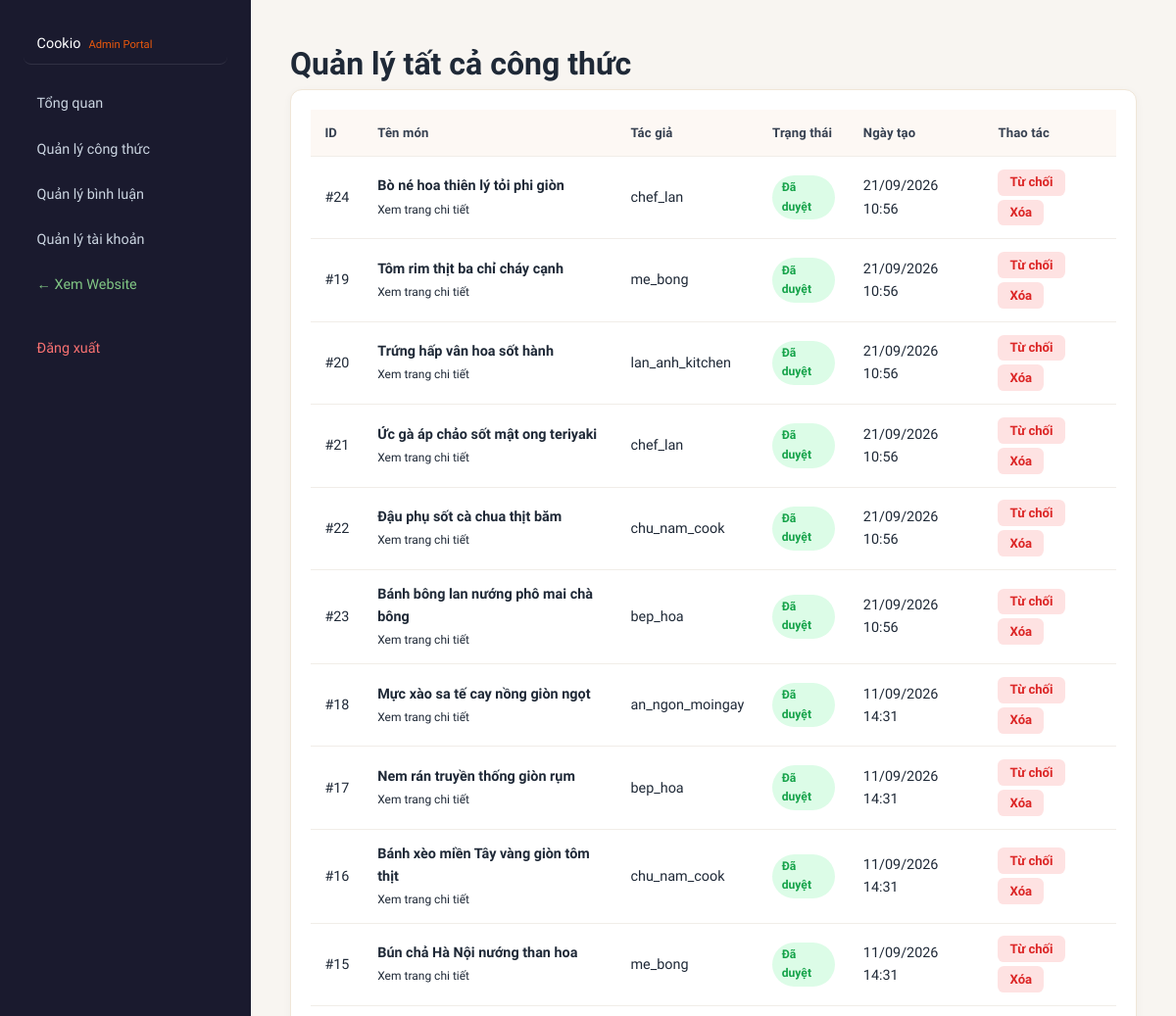
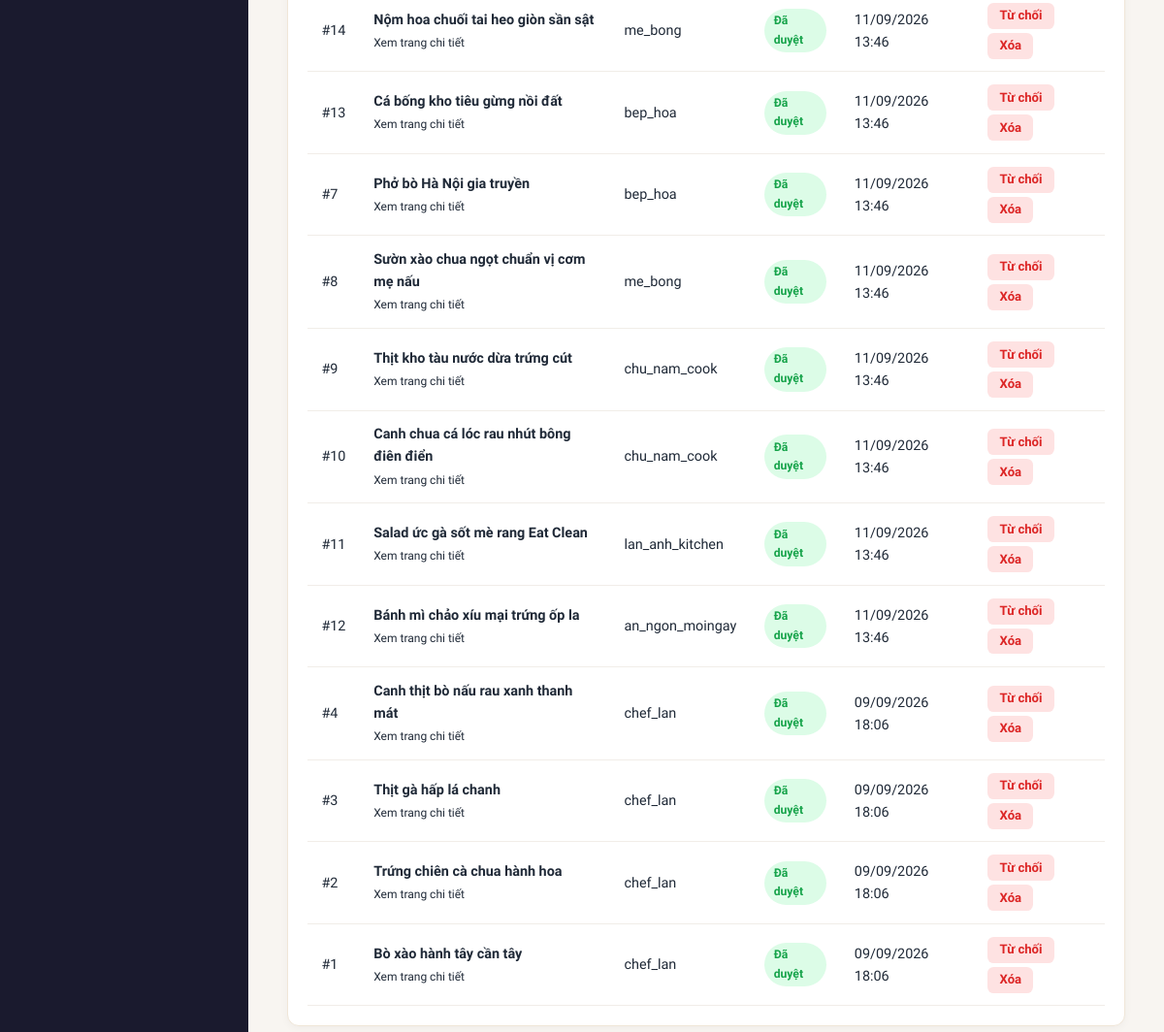
Page /admin/manage-recipes.php (signed in) on the committed database (2 pictures, top to bottom).
### tables this page shows
CREATE TABLE recipes (
    id INT UNSIGNED AUTO_INCREMENT PRIMARY KEY,
    title VARCHAR(200) NOT NULL,
    description TEXT NULL,
    category VARCHAR(50) NOT NULL DEFAULT 'Món chính',
    cooking_time VARCHAR(50) NOT NULL DEFAULT '30 phút',
    servings VARCHAR(50) NOT NULL DEFAULT '2 - 4 người',
    ingredients TEXT NOT NULL,
    instructions TEXT NOT NULL,
    tips TEXT NULL,
    calories INT UNSIGNED NULL DEFAULT NULL,
    protein INT UNSIGNED NULL DEFAULT NULL,
    carbs INT UNSIGNED NULL DEFAULT NULL,
    fat INT UNSIGNED NULL DEFAULT NULL,
    dietary_tags VARCHAR(255) NULL DEFAULT NULL,
    image_url VARCHAR(255) NULL,
    author_id INT UNSIGNED NOT NULL,
    status ENUM('pending', 'approved', 'rejected') NOT NULL DEFAULT 'pending',
    views_count INT UNSIGNED NOT NULL DEFAULT 0,
    likes_count INT UNSIGNED NOT NULL DEFAULT 0,
    created_at TIMESTAMP NOT NULL DEFAULT CURRENT_TIMESTAMP,
    updated_at TIMESTAMP NOT NULL DEFAULT CURRENT_TIMESTAMP ON UPDATE CURRENT_TIMESTAMP,
    CONSTRAINT fk_recipes_author FOREIGN KEY (author_id) REFERENCES users(id) ON DELETE CASCADE,
    INDEX idx_recipes_status (status),
    INDEX idx_recipes_author (author_id),
    INDEX idx_recipes_category (category)
);

CREATE TABLE users (
    id INT UNSIGNED AUTO_INCREMENT PRIMARY KEY,
    username VARCHAR(100) NOT NULL UNIQUE,
    password VARCHAR(255) NOT NULL,
    phone VARCHAR(20) NULL,
    bio VARCHAR(500) NULL,
    role ENUM('user', 'admin') NOT NULL DEFAULT 'user',
    created_at TIMESTAMP NOT NULL DEFAULT CURRENT_TIMESTAMP,
    updated_at TIMESTAMP NOT NULL DEFAULT CURRENT_TIMESTAMP ON UPDATE CURRENT_TIMESTAMP
);

### includes/db.php (called while the page is built, shortened)
<?php
require_once __DIR__ . '/../config/config.php';
function db(): PDO
{
    static $connection;
    if (!$connection instanceof PDO) {
        $connection = new PDO(
            'mysql:host=' . DB_HOST . ';dbname=' . DB_NAME . ';charset=utf8mb4',
            DB_USER,
            DB_PASS,
            [
                PDO::ATTR_ERRMODE => PDO::ERRMODE_EXCEPTION,
                PDO::ATTR_DEFAULT_FETCH_MODE => PDO::FETCH_ASSOC,
                PDO::ATTR_EMULATE_PREPARES => false,
            ]
        );
    }
    return $connection;
}

### config/config.php (called while the page is built, shortened)
<?php
function e(?string $value): string
{
    return htmlspecialchars($value ?? '', ENT_QUOTES, 'UTF-8');
}

### admin/manage-recipes.php (the view, shortened to what this page needs)
<?php
require_once __DIR__ . '/../config/config.php';
require_once __DIR__ . '/../includes/db.php';
$recipes = db()->query(
    'SELECT r.id, r.title, r.status, r.created_at, u.username AS author_name
     FROM recipes r
     INNER JOIN users u ON u.id = r.author_id
     ORDER BY r.created_at DESC'
)->fetchAll();
?>
<!DOCTYPE html>
<html lang="vi">
<head>
    <link rel="stylesheet" href="<?= BASE_URL ?>/assets/css/style.css">
    <link rel="stylesheet" href="<?= BASE_URL ?>/assets/css/admin.css">
</head>
<body class="admin-page">
<?php require __DIR__ . '/../includes/admin-sidebar.php'; ?>
<main class="admin-content">
    <h1>Quản lý tất cả công thức</h1>
    <div class="admin-table-box">
        <div class="table-wrap">
            <table>
                <thead>
                    <tr>
                        <th>ID</th>
                        <th>Tên món</th>
                        <th>Tác giả</th>
                        <th>Trạng thái</th>
                        <th>Ngày tạo</th>
                        <th>Thao tác</th>
                    </tr>
                </thead>
                <tbody>
                <?php foreach ($recipes as $recipe): ?>
                    <tr>
                        <td>#<?= (int) $recipe['id'] ?></td>
                        <td>
                            <strong><?= e($recipe['title']) ?></strong>
                            <br>
                            <small><a href="<?= BASE_URL ?>/views/recipe-detail.php?id=<?= (int) $recipe['id'] ?>" target="_blank">Xem trang chi tiết</a></small>
                        </td>
                        <td><?= e($recipe['author_name']) ?></td>
                        <td>
                            <span class="status-badge status-<?= e($recipe['status']) ?>">
                                <?= match ($recipe['status']) {
                                    'approved' => 'Đã duyệt',
                                    'rejected' => 'Từ chối',
                                    default => 'Chờ duyệt',
                                } ?>
                            </span>
                        </td>
                        <td><?= date('d/m/Y H:i', strtotime((string) $recipe['created_at'])) ?></td>
                        <td>
                            <div style="display: flex; gap: 4px; flex-wrap: wrap;">
                                <?php if ($recipe['status'] !== 'rejected'): ?>
                                    <form method="post" action="<?= BASE_URL ?>/actions/admin_action.php" style="display:inline">
                                        <button type="submit" name="status" value="rejected" class="button-sm danger">Từ chối</button>
                                    </form>
                                <?php endif; ?>
                                <form method="post" action="<?= BASE_URL ?>/actions/admin_action.php" style="display:inline" onsubmit="return confirm('Bạn có chắc muốn xóa vĩnh viễn công thức này?')">
                                    <button type="submit" class="button-sm danger">Xóa</button>
                                </form>
                            </div>
                        </td>
                    </tr>
                <?php endforeach; ?>
                </tbody>
            </table>
        </div>
    </div>
</main>
</body>
</html>

### includes/admin-sidebar.php
<aside class="admin-sidebar">
    <a class="admin-brand" href="<?= BASE_URL ?>/admin/index.php">Cookio <small>Admin Portal</small></a>
    <nav aria-label="Điều hướng quản trị">
        <a href="<?= BASE_URL ?>/admin/index.php">Tổng quan</a>
        <a href="<?= BASE_URL ?>/admin/manage-recipes.php">Quản lý công thức</a>
        <a href="<?= BASE_URL ?>/admin/manage-comments.php">Quản lý bình luận</a>
        <a href="<?= BASE_URL ?>/admin/manage-users.php">Quản lý tài khoản</a>
        <a href="<?= BASE_URL ?>/index.php" target="_blank" style="color: #81c784;">&larr; Xem Website</a>
    </nav>
    <a class="admin-logout" href="<?= BASE_URL ?>/logout.php">Đăng xuất</a>
</aside>

### assets/css/style.css (style rules this page uses)
:root { --primary: #ea580c; --primary-hover: #c2410c; --primary-light: #fff7ed; --primary-border: #fed7aa; --accent: #f59e0b; --bg-page: #fdfbf7; --bg-surface: #ffffff; --text-main: #1f2937; --text-muted: #6b7280; --text-subtle: #9ca3af; --border-color: #f1ebe1; --border-dark: #e5e7eb; --shadow-sm: 0 1px 3px rgba(0,0,0,0.04), 0 1px 2px rgba(0,0,0,0.02); --shadow-md: 0 4px 14px rgba(0,0,0,0.06); --shadow-lg: 0 10px 25px rgba(234, 88, 12, 0.12); --radius-sm: 8px; --radius-md: 12px; --radius-lg: 16px; --radius-full: 9999px; }
* { box-sizing: border-box; margin: 0; padding: 0; }
body { font-family: 'Plus Jakarta Sans', system-ui, -apple-system, sans-serif; color: var(--text-main); background-color: var(--bg-page); line-height: 1.6; -webkit-font-smoothing: antialiased; }
a { color: inherit; text-decoration: none; transition: color 0.2s ease; }
.button, button { display: inline-flex; align-items: center; justify-content: center; gap: 0.4rem; padding: 0.65rem 1.25rem; border-radius: var(--radius-full); font-family: inherit; font-size: 0.95rem; font-weight: 700; cursor: pointer; border: 1.5px solid transparent; transition: all 0.2s cubic-bezier(0.4, 0, 0.2, 1); text-decoration: none; line-height: 1.2; }
form { display: grid; gap: 1.25rem; }

### assets/css/admin.css (style rules this page uses)
.admin-page { display: flex; min-height: 100vh; background: #f8f5f1; font-family: 'Plus Jakarta Sans', sans-serif; }
.admin-sidebar { width: 16rem; padding: 1.5rem; display: grid; align-content: start; gap: 0.5rem; background: #1a1a2e; color: #fff; flex-shrink: 0; }
.admin-sidebar nav { display: grid; gap: 0.35rem; }
.admin-sidebar a { text-decoration: none; color: #cbd5e1; padding: 0.55rem 0.85rem; border-radius: 0.5rem; font-size: 0.9rem; font-weight: 500; transition: background 0.15s, color 0.15s; display: flex; align-items: center; gap: 0.5rem; }
.admin-brand { font-weight: 800; font-size: 1.2rem; color: #fff !important; padding: 0.5rem 0; margin-bottom: 0.75rem; border-bottom: 1px solid rgba(255,255,255,0.1); }
.admin-brand small { display: block; font-size: 0.7rem; color: #ea580c; margin-top: 0.15rem; }
.admin-logout { margin-top: 1rem; color: #f87171 !important; font-size: 0.85rem; }
.admin-content { flex: 1; padding: 2.5rem; max-width: 1200px; }
.admin-table-box { padding: 1.25rem; background: #fff; border-radius: 0.75rem; border: 1px solid #f0e6d8; box-shadow: 0 2px 8px rgba(0,0,0,0.04); }
.table-wrap { overflow-x: auto; }
table { width: 100%; border-collapse: collapse; }
th, td { padding: 0.8rem 0.9rem; border-bottom: 1px solid #f1ede8; text-align: left; font-size: 0.9rem; }
th { background: #fdf8f4; font-weight: 700; color: #374151; font-size: 0.82rem; letter-spacing: 0.01em; }
.action-buttons button, .button-sm { padding: 0.35rem 0.75rem; font-size: 0.82rem; border-radius: 0.4rem; border: none; cursor: pointer; font-weight: 600; transition: background 0.15s; }
.danger { background: #fee2e2; color: #dc2626; }
.status-badge { display: inline-block; padding: 0.2rem 0.6rem; border-radius: 99px; font-size: 0.76rem; font-weight: 700; }
.status-approved { background: #dcfce7; color: #16a34a; }

### rows in the picture
recipes: id "24", title "Bò né hoa thiên lý tỏi phi giòn", author.username "chef_lan", status "Đã duyệt", created_at "21/09/2026 10:56"
recipes: id "19", title "Tôm rim thịt ba chỉ cháy cạnh", author.username "me_bong", status "Đã duyệt", created_at "21/09/2026 10:56"
recipes: id "20", title "Trứng hấp vân hoa sốt hành", author.username "lan_anh_kitchen", status "Đã duyệt", created_at "21/09/2026 10:56"
recipes: id "21", title "Ức gà áp chảo sốt mật ong teriyaki", author.username "chef_lan", status "Đã duyệt", created_at "21/09/2026 10:56"
recipes: id "22", title "Đậu phụ sốt cà chua thịt băm", author.username "chu_nam_cook", status "Đã duyệt", created_at "21/09/2026 10:56"
recipes: id "23", title "Bánh bông lan nướng phô mai chà bông", author.username "bep_hoa", status "Đã duyệt", created_at "21/09/2026 10:56"
recipes: id "18", title "Mực xào sa tế cay nồng giòn ngọt", author.username "an_ngon_moingay", status "Đã duyệt", created_at "11/09/2026 14:31"
recipes: id "17", title "Nem rán truyền thống giòn rụm", author.username "bep_hoa", status "Đã duyệt", created_at "11/09/2026 14:31"
recipes: id "16", title "Bánh xèo miền Tây vàng giòn tôm thịt", author.username "chu_nam_cook", status "Đã duyệt", created_at "11/09/2026 14:31"
recipes: id "15", title "Bún chả Hà Nội nướng than hoa", author.username "me_bong", status "Đã duyệt", created_at "11/09/2026 14:31"
recipes: id "14", title "Nộm hoa chuối tai heo giòn sần sật", author.username "me_bong", status "Đã duyệt", created_at "11/09/2026 13:46"
recipes: id "13", title "Cá bống kho tiêu gừng nồi đất", author.username "bep_hoa", status "Đã duyệt", created_at "11/09/2026 13:46"
recipes: id "7", title "Phở bò Hà Nội gia truyền", author.username "bep_hoa", status "Đã duyệt", created_at "11/09/2026 13:46"
recipes: id "8", title "Sườn xào chua ngọt chuẩn vị cơm mẹ nấu", author.username "me_bong", status "Đã duyệt", created_at "11/09/2026 13:46"
recipes: id "9", title "Thịt kho tàu nước dừa trứng cút", author.username "chu_nam_cook", status "Đã duyệt", created_at "11/09/2026 13:46"
recipes: id "10", title "Canh chua cá lóc rau nhút bông điên điển", author.username "chu_nam_cook", status "Đã duyệt", created_at "11/09/2026 13:46"
recipes: id "11", title "Salad ức gà sốt mè rang Eat Clean", author.username "lan_anh_kitchen", status "Đã duyệt", created_at "11/09/2026 13:46"
recipes: id "12", title "Bánh mì chảo xíu mại trứng ốp la", author.username "an_ngon_moingay", status "Đã duyệt", created_at "11/09/2026 13:46"
recipes: id "4", title "Canh thịt bò nấu rau xanh thanh mát", author.username "chef_lan", status "Đã duyệt", created_at "09/09/2026 18:06"
recipes: id "3", title "Thịt gà hấp lá chanh", author.username "chef_lan", status "Đã duyệt", created_at "09/09/2026 18:06"
recipes: id "2", title "Trứng chiên cà chua hành hoa", author.username "chef_lan", status "Đã duyệt", created_at "09/09/2026 18:06"
recipes: id "1", title "Bò xào hành tây cần tây", author.username "chef_lan", status "Đã duyệt", created_at "09/09/2026 18:06"
